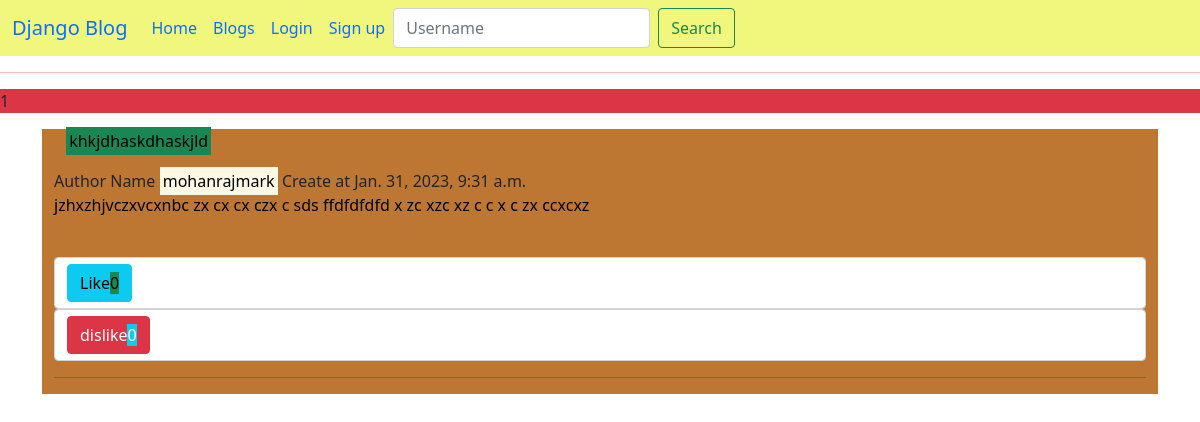
/blog/1/detail/, run on the app's committed database.
### blog/models.py (models this page shows, shortened)
class Post(models.Model):
    title = models.CharField(max_length=1000)
    body = models.TextField(default="There no body")
    create_at = models.DateTimeField(auto_now_add=True)
    update_at = models.DateTimeField(auto_now=True)
    author = models.ForeignKey(User, models.CASCADE)
    likes = models.ManyToManyField(User, blank=True, related_name="likes")
    dislikes = models.ManyToManyField(User, blank=True, related_name="dislikes")
    class Meta:
        ordering = ["-create_at"]

class User(AbstractUser):
    join_at = models.DateTimeField(auto_now_add=True)
    modified_at = models.DateTimeField(auto_now=True)
    total_post = models.PositiveIntegerField(default=0)
    is_login = models.BooleanField(default=False)

### blog/views.py (the view, shortened to what this page needs)
# urls.py: path('blog/<int:pk>/detail/', views.blog_detail, name="blog_detail"),
def blog_detail(request, pk):
    post = get_object_or_404(Post, pk=pk)
    if request.method == "POST":
        result = _checker(request.POST)
        if result == "like":
            obj = add_likes(request, post.id)
        elif result == "dislike":
            obj = add_dislikes(request, post.id)
        elif result == "Error":
            print("Something is wrong")
        return render(request, 'blog/blog_detail.html', {"post": post, "instance": obj})
    else:
        return render(request, 'blog/blog_detail.html', {"post": post, "instance": post})

### blog/templates/blog/blog_detail.html (shortened to what this page needs)
{% extends 'blog/base.html' %}
{% block content %}
<hr style="color:red;">
<p class="bg-danger">{{post.id}}<p>
<div class='container-lg d-flex justify-content-center border-info'>
    <div class="post_div container-lg text-start">
        <p class="post_title container-lg"><mark class="bg-success">{{post.title}}</mark></p>
        <p class='bg-info text-sm-end' style="width: fit-content; display:contents;"> Author Name <mark>{{post.author}}</mark> Create at {{post.create_at}}</p>
        <p class="body_post"> {{post.body}}</p><br>
        {% include 'blog/likes.html' %}
        <form class="form-control" method="post">
        <button class="btn btn-danger" type="submit" name="like" value="dislikebutton">dislike<span class="bg-info">{{post.dislikes.count}}</span></button>
        </form>
        <hr>
    </div>
</div>
{% endblock content %}

### blog/templates/blog/likes.html (shortened to what this page needs)
<form class="form-control" method="post">
<button class="btn btn-info" type="submit" name="like" value="likebutton">Like<span class='bg-success'>{{instance.likes.count}}</span></button>
</form>

### blog/static/css/style.css (style rules this page uses)
.body_post { background-color:#bd7732; color:black; }

### data on the page
Post: id "1", title "khkjdhaskdhaskjld", author "mohanrajmark", body "jzhxzhjvczxvcxnbc zx cx cx czx c sds ffdfdfdfd x zc xzc xz c c x c zx ccxcxz", likes.count "0", dislikes.count "0"
